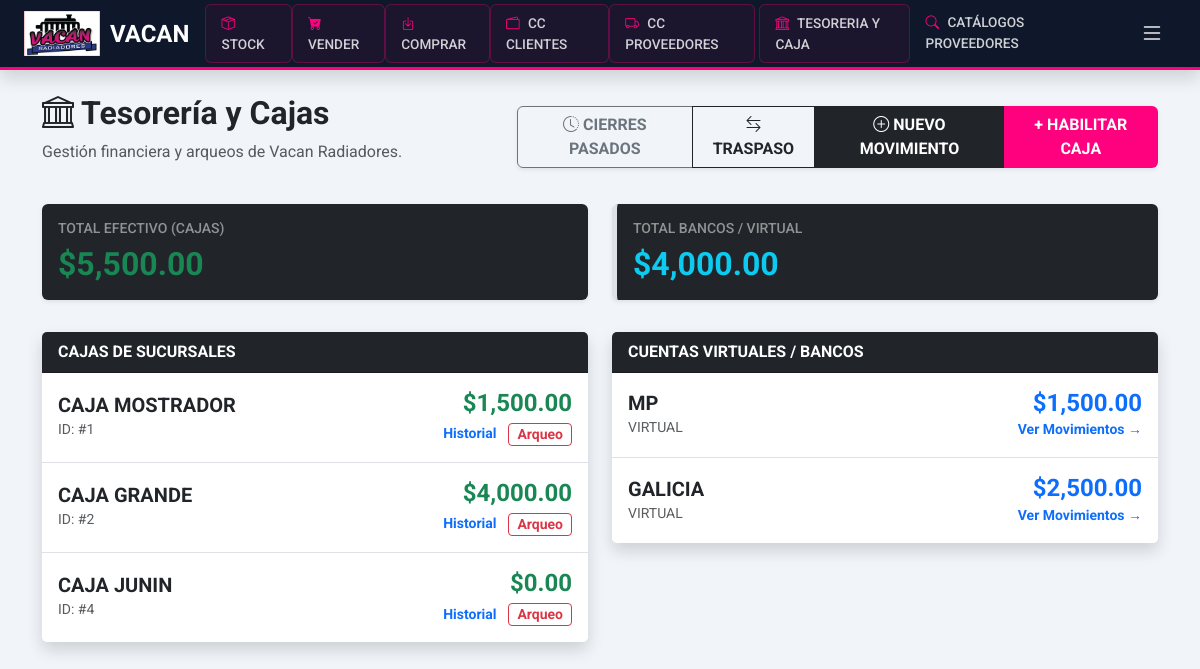
The app's page /admin/tesoreria (signed in), older data.
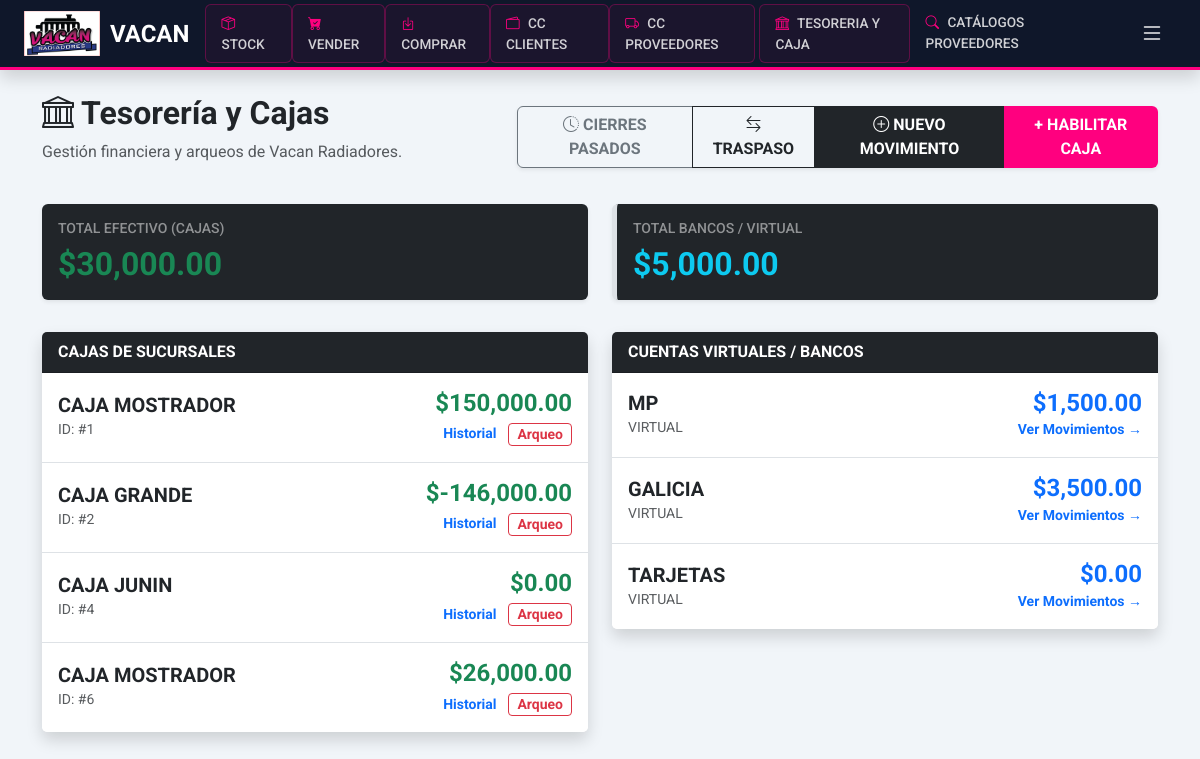
The same page, newer data.
### app/models.py (models this page shows)
class Caja(db.Model):
    id = db.Column(db.Integer, primary_key=True)
    nombre = db.Column(db.String(100), nullable=False)
    sucursal_id = db.Column(db.Integer, db.ForeignKey('sucursal.id'))
    saldo_actual = db.Column(db.Float, default=0.0)
    tipo = db.Column(db.String(20))
    sucursal = db.relationship('Sucursal', back_populates='cajas')
    movimientos = db.relationship('MovimientoFinanciero', back_populates='caja')
    cierres = db.relationship('CierreCaja', back_populates='caja')

### app/routes/admin.py (the view, shortened to what this page needs)
@admin_bp.route('/tesoreria')
@login_required
@roles_required('admin', 'superadmin')
def tesoreria_dashboard():
    if current_user.rol == 'admin':
        fisicas = Caja.query.filter_by(tipo='FISICA', sucursal_id=current_user.sucursal_id).all()
        virtuales = Caja.query.filter_by(tipo='VIRTUAL', sucursal_id=current_user.sucursal_id).all()
    else:
        fisicas = Caja.query.filter_by(tipo='FISICA').all()
        virtuales = Caja.query.filter_by(tipo='VIRTUAL').all()
    lista_categorias = CategoriaMovimiento.query.all()
    total_efectivo = sum(c.saldo_actual for c in fisicas)
    total_virtual = sum(v.saldo_actual for v in virtuales)
    return render_template('admin/tesoreria.html',
                           fisicas=fisicas,
                           virtuales=virtuales,
                           categorias=lista_categorias,
                           total_efectivo=total_efectivo,
                           total_virtual=total_virtual)

### app/__init__.py (called while the page is built)
def create_app():
    app = Flask(__name__)
    app.config.from_object(Config)
    db.init_app(app)
    migrate.init_app(app, db, render_as_batch=True)
    login_manager.init_app(app)
    login_manager.login_view = 'auth.login'
    login_manager.login_message = "Por favor, inicia sesión para acceder al sistema Vacan."
    login_manager.login_message_category = "info"
    from .models import Usuario
    @login_manager.user_loader
    def load_user(user_id):
        return Usuario.query.get(int(user_id))
    from .routes.main import main_bp
    from .routes.inventory import inventory_bp
    from .routes.auth import auth_bp
    from .routes.admin import admin_bp
    app.register_blueprint(main_bp)
    app.register_blueprint(inventory_bp)
    app.register_blueprint(auth_bp)
    app.register_blueprint(admin_bp)
    return app

### app/templates/admin/tesoreria.html (shortened to what this page needs)
{% extends 'base.html' %}
{% block content %}
<div class="row mb-4 align-items-center">
    <div class="col-md-5">
        <h2 class="fw-bold"><i class="bi bi-bank text-pink"></i> Tesorería y <span class="text-pink">Cajas</span></h2>
        <p class="text-muted">Gestión financiera y arqueos de Vacan Radiadores.</p>
    </div>
    <div class="col-md-7 text-md-end">
        <div class="btn-group shadow-sm">
            <a href="{{ url_for('admin.historial_cierres') }}" class="btn btn-outline-secondary fw-bold px-3">
                <i class="bi bi-clock-history"></i> CIERRES PASADOS
            </a>
            <button class="btn btn-outline-dark fw-bold px-3" data-bs-toggle="modal" data-bs-target="#modalTransferencia">
                <i class="bi bi-arrow-left-right"></i> TRASPASO
            </button>
            <button class="btn btn-dark fw-bold px-3" data-bs-toggle="modal" data-bs-target="#modalMovimientoManual">
                <i class="bi bi-plus-circle"></i> NUEVO MOVIMIENTO
            </button>
            <button class="btn btn-pink fw-bold px-3" data-bs-toggle="modal" data-bs-target="#modalNuevaCaja">
                + HABILITAR CAJA
            </button>
        </div>
    </div>
</div>
<div class="row mb-4">
    <div class="col-md-6 mb-2">
        <div class="card bg-dark text-white border-0 shadow-sm p-3">
            <h6 class="text-white-50 small">TOTAL EFECTIVO (CAJAS)</h6>
            <h2 class="fw-bold mb-0 text-success">${{ "{:,.2f}".format(total_efectivo or 0) }}</h2>
        </div>
    </div>
    <div class="col-md-6 mb-2">
        <div class="card bg-dark text-white border-0 shadow-sm border-start border-pink border-5 p-3">
            <h6 class="text-white-50 small">TOTAL BANCOS / VIRTUAL</h6>
            <h2 class="fw-bold mb-0 text-info">${{ "{:,.2f}".format(total_virtual or 0) }}</h2>
        </div>
    </div>
</div>
<div class="row">
    <div class="col-md-6 mb-4">
        <div class="card shadow border-0">
            <div class="card-header bg-dark text-white fw-bold">CAJAS DE SUCURSALES</div>
            <ul class="list-group list-group-flush">
                {% for c in fisicas %}
                <li class="list-group-item d-flex justify-content-between align-items-center py-3">
                    <div>
                        <h5 class="mb-0 fw-bold">{{ c.nombre }}</h5>
                        <small class="text-muted">ID: #{{ c.id }}</small>
                    </div>
                    <div class="text-end">
                        <h4 class="fw-bold text-success mb-0">${{ "{:,.2f}".format(c.saldo_actual) }}</h4>
                        <div class="mt-1">
                            <a href="{{ url_for('admin.detalle_caja', id=c.id) }}" class="small text-decoration-none me-2 fw-bold text-primary">Historial</a>
                            <button class="btn btn-sm btn-outline-danger py-0 px-2 fw-bold" data-bs-toggle="modal" data-bs-target="#modalArqueo{{ c.id }}">
                                Arqueo
                            </button>
                        </div>
                    </div>
                </li>
                {% endfor %}
            </ul>
        </div>
    </div>
    <div class="col-md-6 mb-4">
        <div class="card shadow border-0">
            <div class="card-header bg-dark text-white fw-bold">CUENTAS VIRTUALES / BANCOS</div>
            <ul class="list-group list-group-flush">
                {% for v in virtuales %}
                <li class="list-group-item d-flex justify-content-between align-items-center py-3">
                    <div>
                        <h5 class="mb-0 fw-bold">{{ v.nombre }}</h5>
                        <small class="text-muted">{{ v.tipo }}</small>
                    </div>
                    <div class="text-end">
                        <h4 class="fw-bold text-primary mb-0">${{ "{:,.2f}".format(v.saldo_actual) }}</h4>
                        <a href="{{ url_for('admin.detalle_caja', id=v.id) }}" class="small text-decoration-none text-pink fw-bold">Ver Movimientos →</a>
                    </div>
                </li>
                {% endfor %}
            </ul>
        </div>
    </div>
</div>
{% endblock %}

Row changes from the older to the newer data that the page shows:
changed Caja id 1: saldo_actual "1,500.00" → "150,000.00"
changed Caja "CAJA GRANDE": saldo_actual "4,000.00" → "-146,000.00"
added Caja: nombre "CAJA MOSTRADOR", id "6", saldo_actual "26,000.00", shown under "$5,000.00"
changed Caja "GALICIA": saldo_actual "2,500.00" → "3,500.00"
added Caja: nombre "TARJETAS", tipo "VIRTUAL", saldo_actual "0.00"
Text that changed along with them:
{{ "{:,.2f}".format(total_efectivo or 0) }}: "5,500.00" → "30,000.00"
{{ "{:,.2f}".format(total_virtual or 0) }}: "4,000.00" → "5,000.00"
